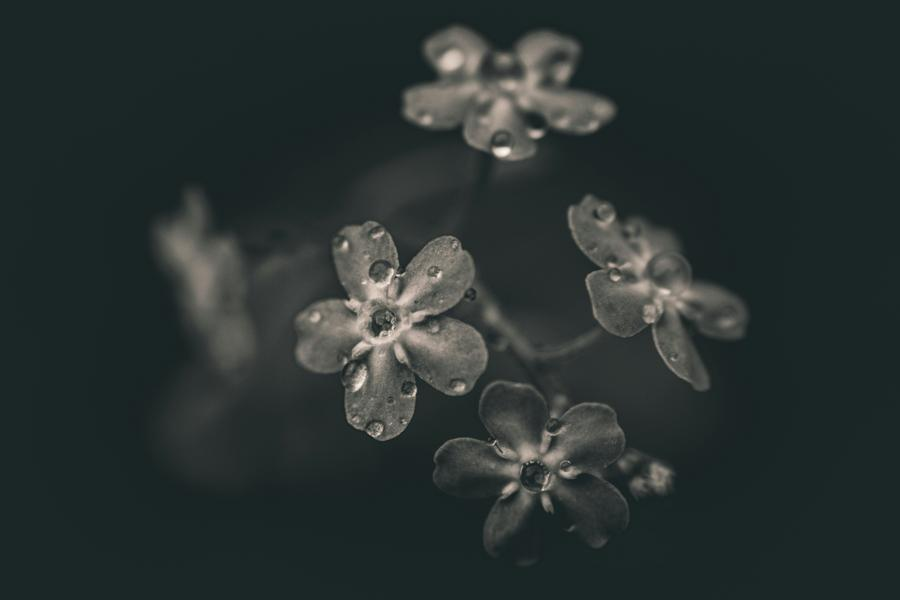
%> input picture Smart_Image_Enhancement/images/input/flower_235115.jpg, 900 x 600 px
$ octave --eval "result = task64_intensity_transforms(imread('../../images/input/flower_235115.jpg'));"   (GNU Octave 9; MATLAB toolbox functions it lacks are replaced by stand-ins)
%> lines starting %> are read from the running program, lines starting %| are printed output that depends on the picture
function [results, best_method] = task64_intensity_transforms(img)
figure('Name', 'Task 6.4: Intensity Transforms (235115)');

img_d = double(img)/255;

% Negative
subplot(3, 3, 1);
negative = 255 - img;
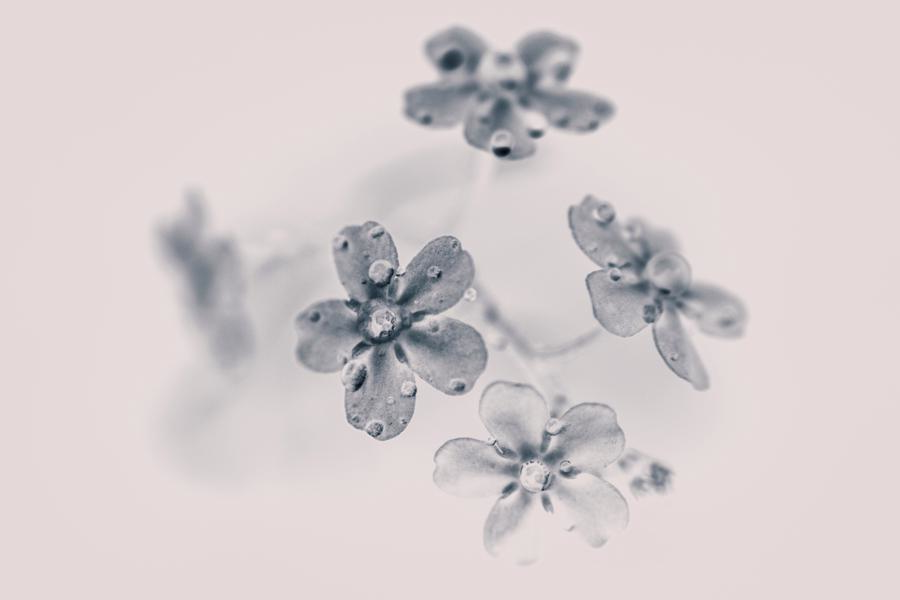
%> negative: size 600x900x3 uint8; mean R, G, B 214.1, 205.4, 206.5
imshow(negative); title('Negative');
results.negative = negative;

% Double negative
subplot(3, 3, 2);
double_neg = 255 - negative;
%> double_neg is the input picture: size 600x900x3 uint8; mean R, G, B 40.9, 49.6, 48.5
imshow(double_neg); title('Double Negative');

    % Log transform
    subplot(3, 3, 3);
    c = 2;
    log_img = uint8(255*mat2gray(c*log(1+img_d)));
    imshow(log_img);
    title(sprintf('Log Transform (c=%.1f)', c));
    results.log = log_img;

    % Gamma transforms
    gammas = [0.4, 1.0, 2.5];
    for i = 1:3
        subplot(3, 3, 3+i);
        g_img = uint8(255*(img_d .^ gammas(i)));
        imshow(g_img);
        title(sprintf('Gamma = %.1f', gammas(i)));
        results.(['gamma_' num2str(gammas(i)*10)]) = g_img;
    end
%> this loop made 3 passes
%> pass 1, in task64_intensity_transforms, `g_img = uint8(255*(img_d .^ gammas(i)));`:
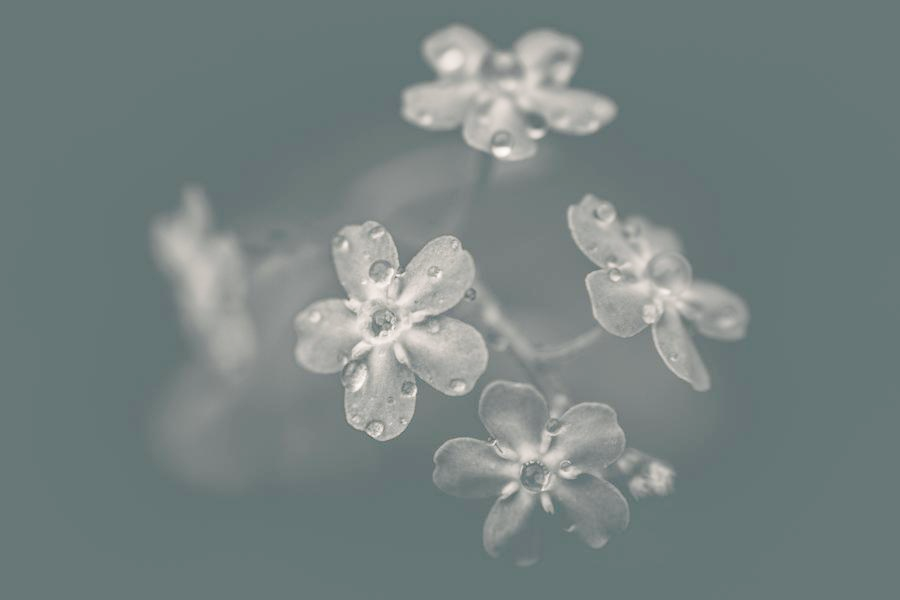
%> g_img: size 600x900x3 uint8; mean R, G, B 117.7, 129.8, 129
%> pass 3, in task64_intensity_transforms, `g_img = uint8(255*(img_d .^ gammas(i)));`:
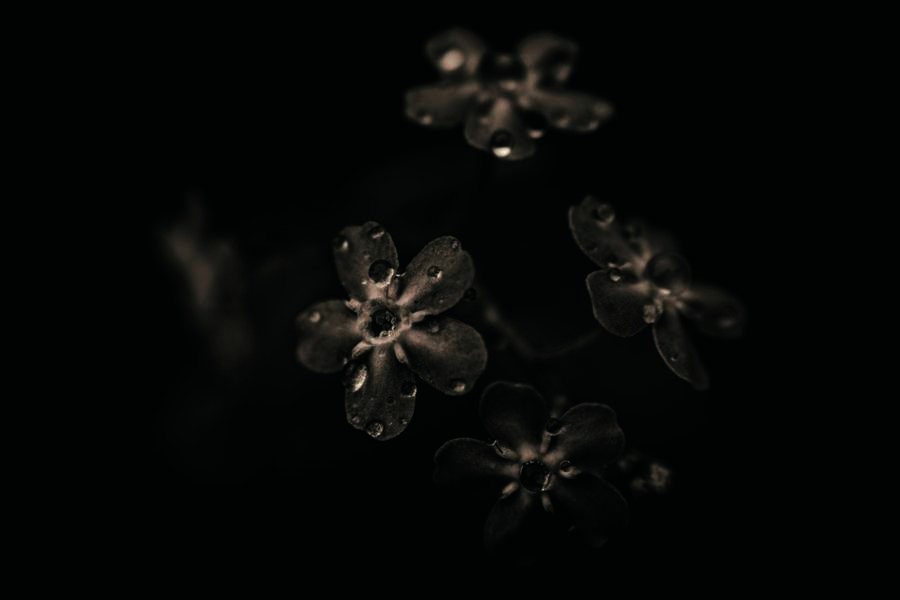
%> g_img: size 600x900x3 uint8; mean R, G, B 5.9, 6.5, 5.8

    % Analysis
    subplot(3, 3, 7);
    means = [mean(img(:)), mean(negative(:)), mean(log_img(:)), ...
        mean(results.gamma_4(:)), mean(results.gamma_10(:)), mean(results.gamma_25(:))];
%> means = [46.31 208.7 43.82 125.5 46.31 6.09]
    bar(means);
    set(gca, 'XTickLabel', {'Orig','Neg','Log','γ0.4','γ1.0','γ2.5'});
    ylabel('Mean Intensity');
    title('Brightness Comparison');

    subplot(3, 3, 8);
    vars = [var(double(img(:))), var(double(negative(:))), var(double(log_img(:))), ...
        var(double(results.gamma_4(:))), var(double(results.gamma_10(:))), var(double(results.gamma_25(:)))];
%> vars = [680.9 680.9 992 548 680.9 177]
    bar(vars);
    set(gca, 'XTickLabel', {'Orig','Neg','Log','γ0.4','γ1.0','γ2.5'});
    ylabel('Variance');
    title('Detail Enhancement');

    % Best methods
    [~, bright_idx] = max(means);
%> bright_idx = 2
    [~, detail_idx] = max(vars);
%> detail_idx = 3
    methods = {'Original','Negative','Log','Gamma0.4','Gamma1.0','Gamma2.5'};

    best_method.brightening = methods{bright_idx};
%> best_method.brightening = 'Negative'
    best_method.detail = methods{detail_idx};
%> best_method.detail = 'Log'

    subplot(3, 3, 9);
    imshow(results.gamma_4);
    title(sprintf('Best Brightening: %s', best_method.brightening));

    fprintf('Task 6.4 Complete: Intensity transforms analyzed\n');
    fprintf('  Best for Brightening: %s\n', best_method.brightening);
%|   Best for Brightening: Negative
    fprintf('  Best for Detail: %s\n', best_method.detail);
%|   Best for Detail: Log
%> `result = task64_intensity_transforms(imread('../../images/input/flower..`:
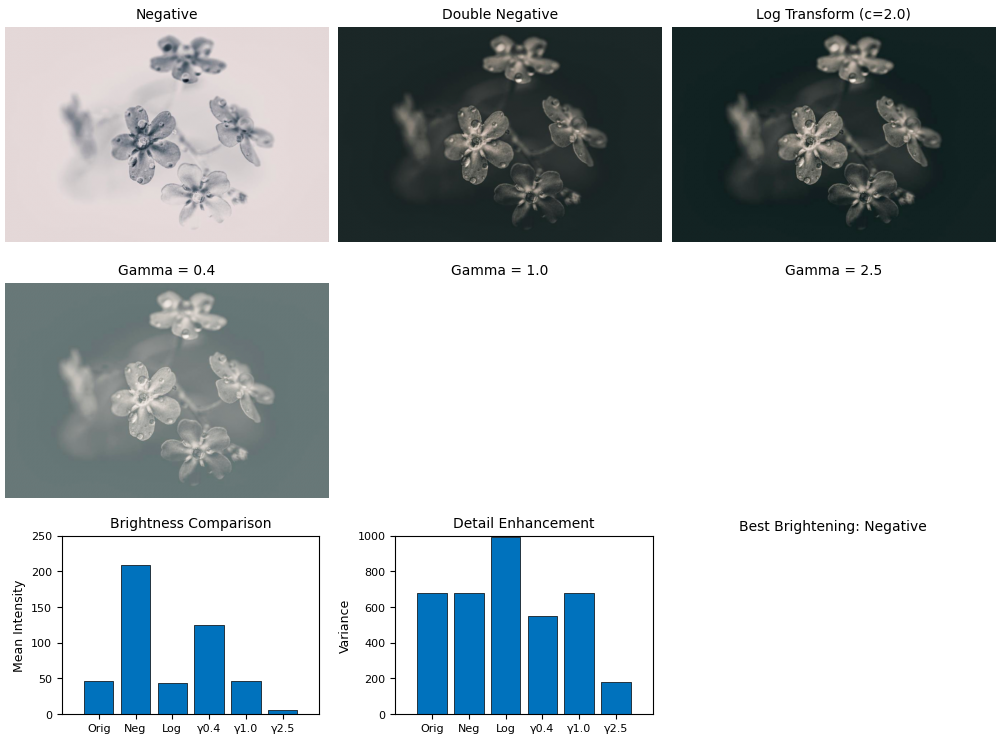
%> figure redrawn from the program's plot data, 9 panels
end
